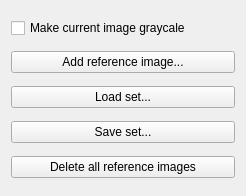
<?xml version="1.0" encoding="UTF-8"?>
<ui version="4.0">
 <class>WdgToolOptions</class>
 <widget class="QWidget" name="WdgToolOptions">
  <property name="geometry">
   <rect>
    <x>0</x>
    <y>0</y>
    <width>246</width>
    <height>196</height>
   </rect>
  </property>
  <layout class="QVBoxLayout" name="verticalLayout">
   <item>
    <widget class="QCheckBox" name="checkBox">
     <property name="text">
      <string>Make current image graycale</string>
     </property>
    </widget>
   </item>
   <item>
    <widget class="QPushButton" name="bnAddReferenceImage">
     <property name="text">
      <string>Add reference image...</string>
     </property>
    </widget>
   </item>
   <item>
    <widget class="QPushButton" name="bnLoad">
     <property name="text">
      <string>Load set...</string>
     </property>
    </widget>
   </item>
   <item>
    <widget class="QPushButton" name="bnSave">
     <property name="text">
      <string>Save set...</string>
     </property>
    </widget>
   </item>
   <item>
    <widget class="QPushButton" name="bnDelete">
     <property name="text">
      <string>Delete all reference images</string>
     </property>
    </widget>
   </item>
  </layout>
 </widget>
 <resources/>
 <connections/>
</ui>
